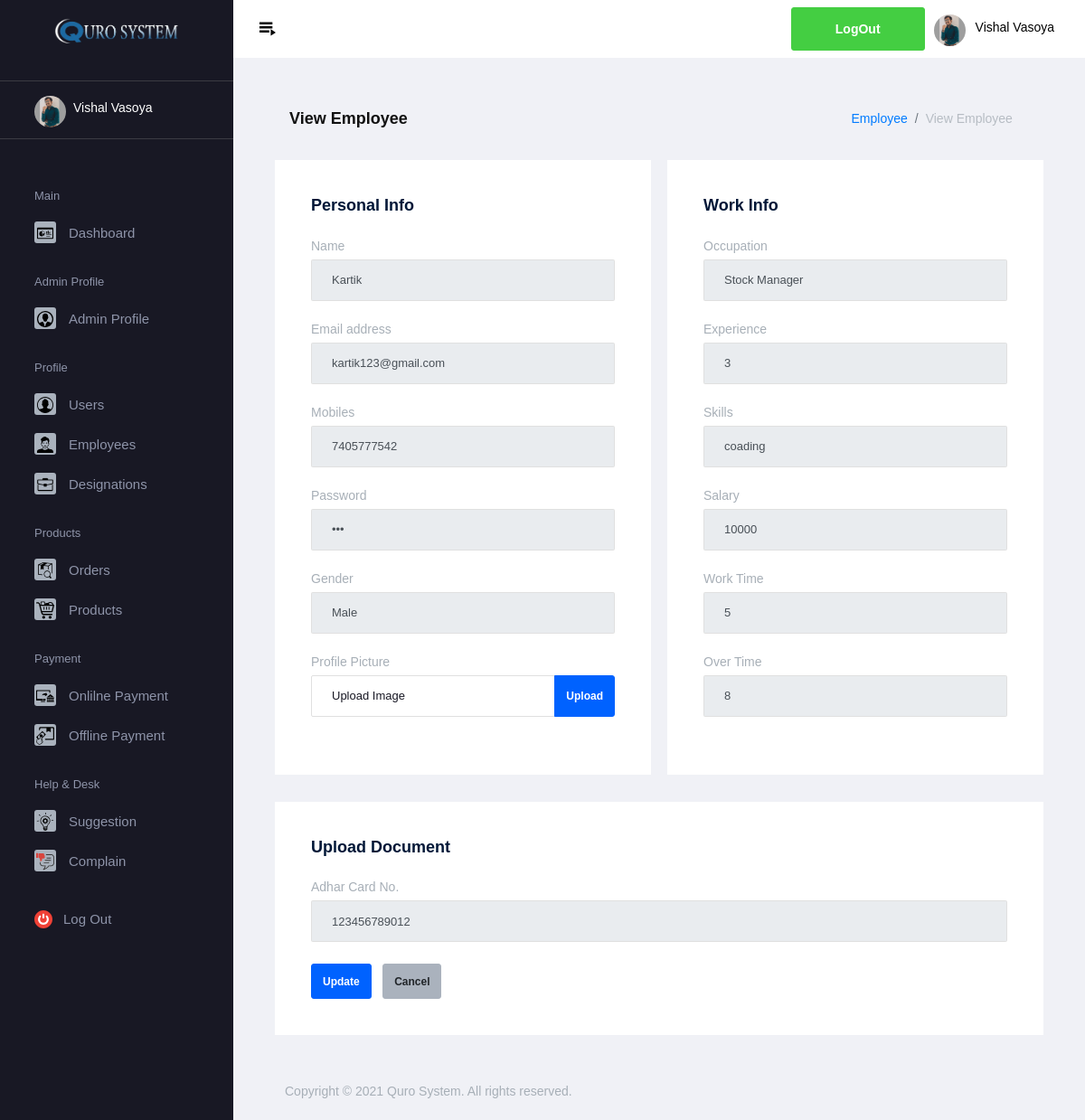
The page /qrsystem/admin/view_employee.php?eid=1623654657611 (signed in) on the database its author committed.
### tables this page shows
CREATE TABLE `employee` (
  `eid` varchar(100) NOT NULL,
  `ename` varchar(100) NOT NULL,
  `eemail` varchar(100) NOT NULL,
  `emno` varchar(15) NOT NULL,
  `epass` varchar(30) NOT NULL,
  `egender` varchar(10) NOT NULL,
  `eimg` varchar(200) NOT NULL,
  `eoccupation` varchar(150) NOT NULL,
  `eexp` int(5) NOT NULL,
  `eskills` varchar(150) NOT NULL,
  `esalary` varchar(7) NOT NULL,
  `etime` varchar(5) NOT NULL,
  `otime` varchar(5) NOT NULL,
  `aadharno` varchar(15) NOT NULL,
  `aadhar1` varchar(150) NOT NULL,
  `aadhar2` varchar(150) NOT NULL,
  `resume` varchar(150) NOT NULL,
  `account_status` varchar(5) NOT NULL,
  `stamp` datetime NOT NULL DEFAULT current_timestamp()
);

### qrsystem/admin/view_employee.php (the view, shortened to what this page needs)
<?php
include "../../conn.php";
$ename="";
$eemail="";
$emno="";
$epass="";
$egender="";
$eoccupation="";
$eexp="";
$eskills="";
$esalary="";
$etime="";
$otime="";
$aadharno="";
if(isset($_GET['eid']))
{
    $eid=$_GET['eid'];
    $q1="select * from employee where eid='$eid'";
    if($r1=mysqli_query($conn,$q1))
    {
        while($num=mysqli_fetch_assoc($r1))
        {
            $ename=$num['ename'];
            $eemail=$num['eemail'];
            $emno=$num['emno'];
            $epass=$num['epass'];
            $egender=$num['egender'];
            $eoccupation=$num['eoccupation'];
            $eexp=$num['eexp'];
            $eskills=$num['eskills'];
            $esalary=$num['esalary'];
            $etime=$num['etime'];
            $otime=$num['otime'];
            $aadharno=$num['aadharno'];
        }
    }
}
?>
<!DOCTYPE html>
<html lang="en">
<head>
    <link rel="stylesheet" href="../../assets/vendors/mdi/css/materialdesignicons.min.css">
    <link rel="stylesheet" href="../../assets/vendors/flag-icon-css/css/flag-icon.min.css">
    <link rel="stylesheet" href="../../assets/vendors/css/vendor.bundle.base.css">
    <link rel="stylesheet" href="../../assets/css/demo_1/style.css">
    <link rel="stylesheet" href="https://cdnjs.cloudflare.com/ajax/libs/limonte-sweetalert2/6.6.5/sweetalert2.min.css">
</head>
<body>
    <div class="container-scroller">
        <?php
    if(isset($_SESSION['aname']) && isset($_SESSION['aid']) && isset($_SESSION['aemail']) && isset($_SESSION['aimg']))
    {
        include "themes/header.php";
    }
    else
    {
        header("location:../../login.php");
    }
    ?>
        <div class="container-fluid page-body-wrapper">
            <?php
    if(isset($_SESSION['aname']) && isset($_SESSION['aid']) && isset($_SESSION['aemail']) && isset($_SESSION['aimg']))
    {
        include "themes/sidebar.php";
    }
    else
    {
        header("location:../../login.php");
    }
    ?>
            <div class="main-panel">
                <div class="content-wrapper">
                    <div class="page-header">
                        <h3 class="page-title">View Employee</h3>
                        <nav aria-label="breadcrumb">
                            <ol class="breadcrumb">
                                <li class="breadcrumb-item"><a href="#">Employee</a></li>
                                <li class="breadcrumb-item active" aria-current="page">View Employee</li>
                            </ol>
                        </nav>
                    </div>
                    <form method="post" enctype="multipart/form-data">
                        <div class="row">
                            <div class="col-md-6 grid-margin stretch-card">
                                <div class="card">
                                    <div class="card-body">
                                        <h4 class="card-title">Personal Info</h4>
                                        <div class="form-group">
                                            <label for="exampleInputUsername1">Name</label>
                                            <input type="text" class="form-control" id="ename" name="ename"
                                                value="<?php echo $ename; ?>" disabled required
                                                placeholder="Employee Name">
                                        </div>
                                        <div class="form-group">
                                            <label for="exampleInputEmail1">Email address</label>
                                            <input type="email" class="form-control" id="eemail" name="eemail"
                                                value="<?php echo $eemail; ?>" disabled required placeholder="Email">
                                        </div>
                                        <div class="form-group">
                                            <label for="exampleInputPassword1">Mobiles</label>
                                            <input type="tel" class="form-control" id="emno"
                                                value="<?php echo $emno; ?>" disabled pattern="[0-9]{10}" name="emno"
                                                required placeholder="Mobile">
                                        </div>
                                        <div class="form-group">
                                            <label for="exampleInputConfirmPassword1">Password</label>
                                            <input type="password" class="form-control" id="epass" name="epass"
                                                value="<?php echo $epass; ?>" disabled required
                                                placeholder="Password">
                                        </div>
                                        <div class="form-group">
                                            <label for="exampleInputConfirmPassword1">Gender</label>
                                            <input type="text" class="form-control" id="gender" name="gender"
                                                value="<?php echo $egender; ?>" disabled required
                                                placeholder="Password">
                                        </div>
                                        <div class="form-group">
                                            <label for="images">Profile Picture</label>
                                            <div class="input-group col-xs-12">
                                                <input type="text" class="form-control file-upload-info" disabled
                                                    placeholder="Upload Image">
                                                <span class="input-group-append">
                                                    <button class="file-upload-browse btn btn-primary"
                                                        type="button">Upload</button>
                                                </span>
                                            </div>
                                        </div>
                                    </div>
                                </div>
                            </div>
                            <div class="col-md-6 grid-margin stretch-card">
                                <div class="card">
                                    <div class="card-body">
                                        <h4 class="card-title">Work Info</h4>
                                        <div class="form-group">
                                            <label for="exampleInputPassword1">Occupation</label>
                                            <input type="text" class="form-control" id="eoccupation" name="eoccupation" required
                                                placeholder="occupation" disabled value="<?php echo $eoccupation; ?>">
                                        </div>
                                        <div class="form-group">
                                            <label for="exampleInputEmail1">Experience</label>
                                            <input type="number" class="form-control" value="<?php echo $eexp; ?>" disabled id="eexp" name="eexp" required
                                                placeholder="Experience(Year)">
                                        </div>
                                        <div class="form-group">
                                            <label for="exampleInputPassword1">Skills</label>
                                            <input type="text" class="form-control" id="eskills" value="<?php echo $eskills; ?>" disabled name="eskills" required
                                                placeholder="Skills">
                                        </div>
                                        <div class="form-group">
                                            <label for="exampleInputConfirmPassword1">Salary</label>
                                            <input type="numbers" class="form-control" id="esalary" value="<?php echo $esalary; ?>" disabled name="esalary"
                                                required placeholder="Salary">
                                        </div>
                                        <div class="form-group">
                                            <label for="exampleInputConfirmPassword1">Work Time</label>
                                            <input type="number" class="form-control" id="etime" value="<?php echo $etime; ?>" disabled name="etime" required
                                                placeholder="Work Time(Hour)">
                                        </div>
                                        <div class="form-group">
                                            <label for="exampleInputConfirmPassword1">Over Time</label>
                                            <input type="number" class="form-control" id="otime" value="<?php echo $otime; ?>" disabled name="otime" required
                                                placeholder="OverTime Time(Hour)">
                                        </div>
                                    </div>
                                </div>
                            </div>
                            <div class="col-12 grid-margin stretch-card">
                                <div class="card">
                                    <div class="card-body">
                                        <h4 class="card-title">Upload Document</h4>
                                        <div class="form-group">
                                            <label for="exampleInputName1">Adhar Card No.</label>
                                            <input type="text" class="form-control" pattern="[0-9]{12}" id="adhar"
                                                name="aadharno" required placeholder="Aadhar Card No."  value="<?php echo $aadharno; ?>" disabled>
                                        </div>
                                        <button type="submit" name="submit" class="btn btn-primary mr-2">Update</button>
                                        <button class="btn btn-light">Cancel</button>
                                    </div>
                                </div>
                            </div>
                        </div>
                    </form>
                </div>
                <?php include "../../footer.php"; ?>
            </div>
        </div>
    </div>
</body>
</html>

### rows shown on the page
employee: ename "Kartik", eemail "kartik123@gmail.com", emno "7405777542", gender "Male", eoccupation "Stock Manager", eexp "3", eskills "coading", esalary "10000", etime "5", otime "8", aadharno "123456789012"

### other values the page prints
$_SESSION['aname'] "Vishal Vasoya"
